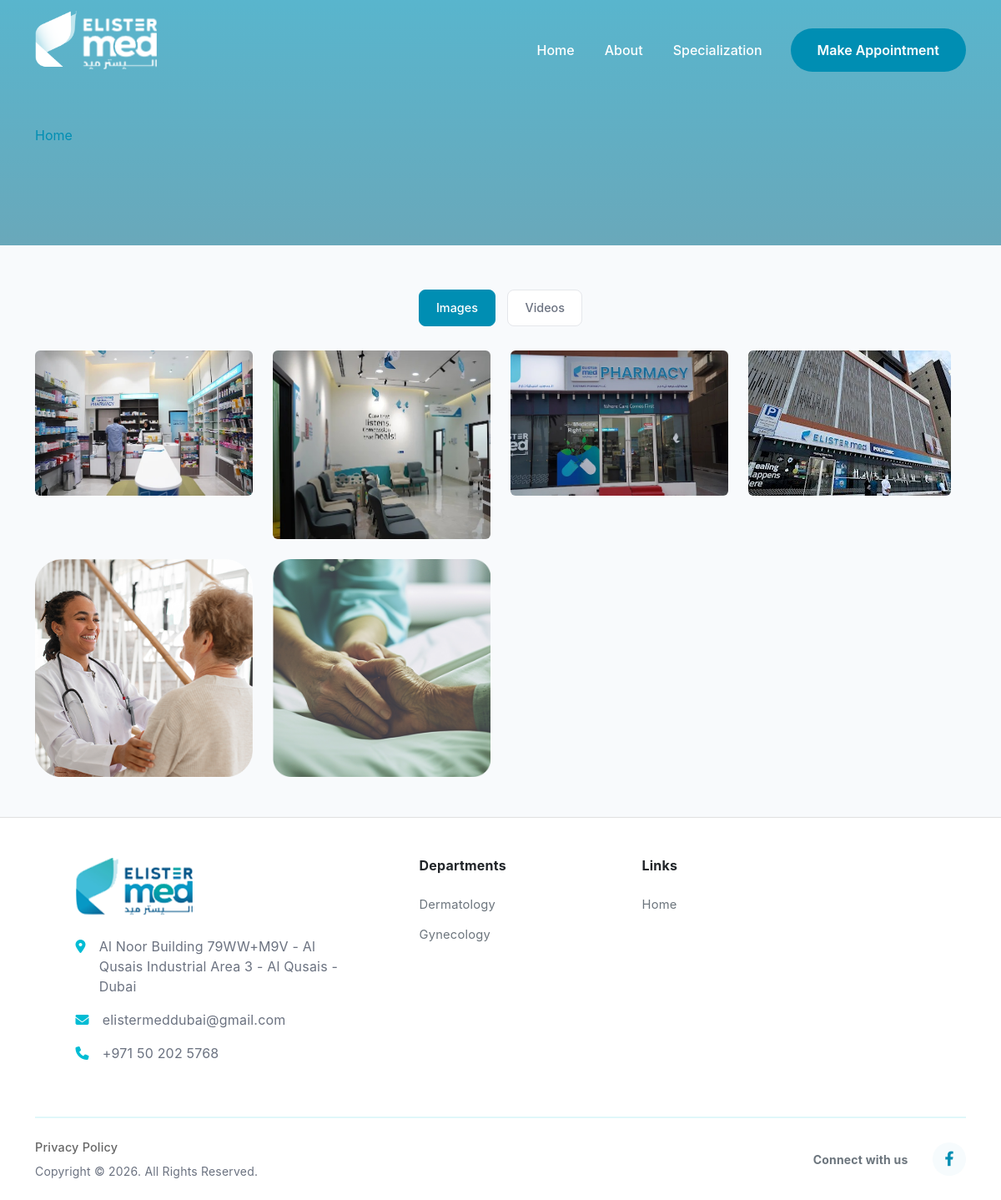
Page /gallery/ on the committed database.
### administrator/models.py (models this page shows, shortened)
class GlobalSettings(models.Model):
    site_logo = models.ImageField(
        upload_to='uploads/settings/',
        blank=True,
        null=True
    )
    favicon = models.ImageField(
        upload_to='uploads/settings/',
        blank=True,
        null=True
    )
    footer_logo = models.ImageField(
        upload_to='uploads/settings/',
        blank=True,
        null=True
    )
    address = models.TextField(blank=True)
    phone_primary = models.CharField(
        max_length=50,
        blank=True
    )
    phone_secondary = models.CharField(
        max_length=50,
        blank=True
    )
    email_primary = models.EmailField(blank=True)
    email_secondary = models.EmailField(blank=True)
    whatsapp_number = models.CharField(
        max_length=50,
        blank=True
    )
    whatsapp_message = models.CharField(
        max_length=255,
        blank=True
    )
    is_whatsapp_enabled = models.BooleanField(default=True)
    footer_description = models.TextField(blank=True)
    copyright_text = models.CharField(
        max_length=255,
        blank=True
    )
    created_at = models.DateTimeField(auto_now_add=True)
    updated_at = models.DateTimeField(auto_now=True)

class MenuItem(models.Model):
    menu = models.ForeignKey(
        MenuGroup,
        on_delete=models.CASCADE,
        related_name="items"
    )
    parent = models.ForeignKey(
        "self",
        on_delete=models.CASCADE,
        null=True,
        blank=True,
        related_name="children"
    )
    title = models.CharField(max_length=200)
    url = models.CharField(max_length=255)
    icon_class = models.CharField(max_length=100, blank=True)
    order = models.PositiveIntegerField(default=0)
    is_active = models.BooleanField(default=True)
    class Meta:
        ordering = ['order']

class GalleryImage(models.Model):
    gallery = models.ForeignKey(
        Gallery,
        on_delete=models.CASCADE,
        related_name="images"
    )
    image = models.ImageField(upload_to='uploads/gallery/')

class LegalPage(models.Model):
    CONTENT_CHOICES = (
        ('privacy_policy', 'Privacy Policy'),
        ('terms_conditions', 'Terms & Conditions'),
        ('cancellation_policy', 'Cancellation Policy'),
    )
    content_type = models.CharField(
        max_length=50,
        choices=CONTENT_CHOICES,
        unique=True
    )
    title = models.CharField(max_length=255)
    slug = models.SlugField(unique=True, blank=True)
    content = RichTextUploadingField(
        blank=True,
        help_text="Add full legal content"
    )
    is_active = models.BooleanField(default=True)
    created_at = models.DateTimeField(auto_now_add=True)
    updated_at = models.DateTimeField(auto_now=True)
    class Meta:
        ordering = ['content_type']
        verbose_name = "Legal Page"
        verbose_name_plural = "Legal Pages"

class SocialLink(models.Model):
    PLATFORM_CHOICES = (
        ('facebook', 'Facebook'),
        ('instagram', 'Instagram'),
        ('youtube', 'YouTube'),
        ('linkedin', 'LinkedIn'),
        ('twitter', 'Twitter'),
        ('whatsapp', 'WhatsApp'),
        ('other', 'Other'),
    )
    name = models.CharField(
        max_length=50,
        choices=PLATFORM_CHOICES
    )
    url = models.URLField()
    icon_class = models.CharField(
        max_length=100,
        blank=True,
        help_text="Example: fab fa-facebook-f"
    )
    order = models.PositiveIntegerField(default=0)
    is_active = models.BooleanField(default=True)
    created_at = models.DateTimeField(auto_now_add=True)
    class Meta:
        ordering = ['order']

### userapp/views.py (the view)
# urls.py: path('gallery/', gallery_page, name='gallery_page'),
def gallery_page(request):
    galleries = Gallery.objects.filter(is_active=True).prefetch_related('images')
    return render(request, "pages/gallery.html", {
        "galleries": galleries
    })

### userapp/context_processors.py (called while the page is built)
def global_data(request):
    def get_menu(slug):
        return MenuGroup.objects.prefetch_related('items').filter(
            slug=slug,
            is_active=True
        ).first()
    settings = GlobalSettings.objects.first()
    social_links = SocialLink.objects.filter(is_active=True).order_by('order')
    legal_pages = LegalPage.objects.filter(is_active=True)
    return {
        'global_settings': settings,
         'social_links': social_links,
         'legal_pages':legal_pages,
        'main_menu': get_menu('main-menu'),
        'specialization_menu': get_menu('specialization-menu'),
        'quick_links_menu': get_menu('quick-links-menu'),
    }

### userapp/templates/pages/gallery.html (shortened to what this page needs)
{% extends "shared/base.html" %} {% load static %}  {% block content %}
{% include "shared/hero.html" %}
<section class="py-5">
    <div class="container">
              <div class="row g-4">
            <div class="text-center mb-4">
                <button class="btn btn-primary filter-btn active" data-filter="image">
                   Images
                </button>
                   <button class="btn btn-outline-primary filter-btn" data-filter="video">
                    Videos
                 </button>
             </div>
             </div>
      <div class="row g-4" id="gallery-container">
    {% for gallery in galleries %}
        {% if gallery.media_type == "image" %}
            {% for img in gallery.images.all %}
                <div class="col-md-3 gallery-item" data-type="image">
                    <img src="{{ img.image.url }}" class="img-fluid rounded">
                </div>
            {% endfor %}
        {% endif %}
    {% endfor %}
</div>
    </div>
</section>
{% endblock %}

### userapp/templates/shared/navbar.html (shortened to what this page needs)
{% load static %}
<nav class="navbar navbar-expand-lg fixed-top">
    <div class="container">
        <a class="navbar-brand" href="#">
             {% if global_settings.site_logo %}
                    <img src="{{ global_settings.site_logo.url }}"
                         alt="Elister Med Logo"
                         class="mb-4"
                         style="height:70px;">
                      {% endif %}
        </a>
        <div class="collapse navbar-collapse" id="navbarNav">
            <ul class="navbar-nav ms-auto align-items-center">
                    {% if main_menu %}
                     {% for item in main_menu.items.all %}
                      {% if item.is_active and not item.parent %}
                        <li class="nav-item">
                           <a href="{{ item.url }}" class="nav-link">
                              {{ item.title }}
                         </a>
                      </li>
                        {% endif %}
                     {% endfor %}
                    {% endif %}
                <li class="nav-item ms-lg-3 mt-2 mt-lg-0">
                    <a class="btn btn-custom" href="{% url 'booking:book_appointment'%}">Make Appointment</a>
                </li>
            </ul>
        </div>
    </div>
</nav>

### userapp/templates/shared/footer.html
{% load static %}
<footer class="footer-section pt-5 pb-4 bg-white">
    <div class="container">
        <div class="row gx-lg-5 gy-4 justify-content-center">
            <div class="col-lg-4 col-md-6">
                <div class="footer-col-content">
                       {% if global_settings.footer_logo %}
                    <img src="{{ global_settings.footer_logo.url }}"
                         alt="Elister Med Logo"
                         class="mb-4"
                         style="height:70px;">
                      {% endif %}
                    <div class="contact-info">
                        <p class="mb-3 d-flex align-items-start">
                            <i class="rock-item fa-solid fa-location-dot me-3 mt-1"
                               style="color:#00bcd4;"></i>
                            <span class="text-muted">
                               {{ global_settings.address }}
                            </span>
                        </p>
                        <p class="mb-3 d-flex align-items-center">
                            <i class="rock-item fa-solid fa-envelope me-3"
                               style="color:#00bcd4;"></i>
                            <a href="mailto:elister@gmail.com"
                               class="text-decoration-none text-muted">
                                  {{ global_settings.email_primary }}
                            </a>
                        </p>
                        <p class="mb-0 d-flex align-items-center">
                            <i class="rock-item fa-solid fa-phone me-3"
                               style="color:#00bcd4;"></i>
                            <a href="tel:+918338335244"
                               class="text-decoration-none text-muted">
                               {{ global_settings.phone_primary }}
                            </a>
                        </p>
                    </div>
                </div>
            </div>
            <div class="col-lg-3 col-md-6 ps-lg-5">
                <h6 class="fw-bold mb-4 text-dark">Departments</h6>
                <ul class="list-unstyled footer-links">
                    {% if specialization_menu %}
                         {% for item in specialization_menu.items.all %}
                          {% if item.is_active %}
                          <li>
                            <a href="{{ item.url }}">
                               {{ item.title }}
                           </a>
                           </li>
                         {% endif %}
                     {% endfor %}
                  {% endif %}
                </ul>
            </div>
            <div class="col-lg-4 col-md-12">
                <h6 class="fw-bold mb-4 text-dark">Links</h6>
                <ul class="list-unstyled footer-links">
                     {% if quick_links_menu %}
                         {% for item in quick_links_menu.items.all %}
                            {% if item.is_active %}
                        <li>
                           <a href="{{ item.url }}">
                              {{ item.title }}
                         </a>
                       </li>
                       {% endif %}
                   {% endfor %}
                {% endif %}
                </ul>
            </div>
        </div>
        <div class="row mt-5">
            <div class="col-12">
                <hr style="border-top:2px solid #e0f7fa; opacity:1;">
            </div>
        </div>
        <div class="row align-items-center pt-2">
            <div class="col-md-7 text-center text-md-start">
                <div class="d-flex flex-wrap justify-content-center justify-content-md-start bottom-legal-links mb-2">
                    {% for page in legal_pages %}
                       <a href="{% url 'userapp:legal-page' page.slug %}" class="me-4">
                          {{ page.title }}
                       </a>
                     {% endfor %}
                </div>
                <p class="text-muted small mb-0">
                    {{ global_settings.copyright_text }}
                </p>
            </div>
            <div class="col-md-5 text-center text-md-end mt-4 mt-md-0">
                <span class="me-3 fw-bold small text-secondary">
                    Connect with us
                </span>
                {% for social in social_links %}
                <a href="{{social.url}}" class="social-icon rock-item" target="_blank">
                    <i class="{{social.icon_class}}"></i>
                </a>
                {% endfor %}
            </div>
        </div>
    </div>
</footer>

### userapp/static/assets/css/style.css (style rules this page uses)
body { color: #333; overflow-x: hidden; }
* { font-family: 'Gotham Bold', sans-serif; }
.navbar { transition: background 0.3s ease; }
.navbar-brand img { height: 40px; }
.nav-link { color: white !important; font-weight: 500; margin: 0 10px; }
.btn-custom { background-color: #00bcd4; color: white; border-radius: 5px; padding: 12px 30px; border: none; }
.btn-custom { padding: 0.85rem 2rem; border-radius: 30px; font-weight: 600; transition: all 0.3s; background: #008eb3; color: white; border: none; }
.footer-section { font-family: 'Poppins', sans-serif; letter-spacing: 0.2px; }
.footer-links li { margin-bottom: 14px; }
.footer-links li a { color: #6c757d !important; text-decoration: none; font-size: 0.92rem; transition: all 0.3s ease; }
.bottom-legal-links a { color: #adb5bd; text-decoration: none; font-size: 0.85rem; font-weight: 500; }
.social-icon { color: #212529; font-size: 1.1rem; margin-left: 18px; transition: color 0.3s, transform 0.3s; display: inline-block; }
html, body { max-width: 100%; overflow-x: hidden; position: relative; }
.navbar { width: 100%; overflow: hidden; }
.rock-item { transition: all 0.8s ease; }

### userapp/static/assets/css/about.css (style rules this page uses)
:root { --primary-color: #008eb3; --primary-dark: #006d8a; --light-bg: #f6fbfd; --border-gray: #e0e0e0; --text-dark: #333; --text-muted: #666; }
* { font-family: 'Poppins', sans-serif; }
body { color: var(--text-dark); overflow-x: hidden; }
.footer-section { background: white; padding: 60px 0 30px 0; }
.footer-links li { margin-bottom: 12px; }
.footer-links a { color: var(--text-muted); text-decoration: none; transition: all 0.3s; }
.social-icon { display: inline-flex; align-items: center; justify-content: center; width: 40px; height: 40px; background: var(--light-bg); border-radius: 50%; color: var(--primary-color); margin-left: 10px; transition: all 0.3s; }

### userapp/static/assets/css/blog-detail.css (style rules this page uses)
:root { --primary-color: #008eb3; --primary-dark: #006d8a; --light-bg: #f6fbfd; --border-gray: #e0e0e0; --text-dark: #333; --text-muted: #666; }
* { margin: 0; padding: 0; box-sizing: border-box; }
body { font-family: 'Segoe UI', Tahoma, Geneva, Verdana, sans-serif; color: var(--text-dark); background-color: #f8f9fa; }
.btn-custom { padding: 0.85rem 2rem; border-radius: 30px; font-weight: 600; transition: all 0.3s; background: var(--primary-color); color: white; border: none; }

### userapp/static/assets/css/blog.css (style rules this page uses)
:root { --primary-color: #008eb3; --primary-dark: #006d8a; --light-bg: #f6fbfd; --border-gray: #e0e0e0; --text-dark: #333; --text-muted: #666; }
* { margin: 0; padding: 0; box-sizing: border-box; }
body { font-family: 'Segoe UI', Tahoma, Geneva, Verdana, sans-serif; color: var(--text-dark); background-color: #f8f9fa; }
.btn-custom { padding: 0.85rem 2rem; border-radius: 30px; font-weight: 600; transition: all 0.3s; background: var(--primary-color); color: white; border: none; }
.footer-section { background: white; border-top: 1px solid var(--border-gray); }
.footer-links li { margin-bottom: 0.75rem; }
.footer-links a { color: var(--text-muted); text-decoration: none; transition: all 0.3s ease; }
.social-icon { display: inline-flex; align-items: center; justify-content: center; width: 40px; height: 40px; border-radius: 50%; background: var(--light-bg); color: var(--primary-color); margin-left: 0.5rem; transition: all 0.3s ease; text-decoration: none; }
.bottom-legal-links a { color: var(--text-muted); text-decoration: none; font-size: 0.9rem; }

### userapp/static/assets/css/contact.css (style rules this page uses)
:root { --primary-color: #008eb3; --primary-dark: #006d8a; --light-bg: #f6fbfd; --border-gray: #e0e0e0; --text-dark: #333; --text-muted: #666; }
* { font-family: 'Poppins', sans-serif; }
body { color: var(--text-dark); overflow-x: hidden; }
.footer-section { background: white; padding: 60px 0 30px 0; }
.footer-links li { margin-bottom: 12px; }
.footer-links a { color: var(--text-muted); text-decoration: none; transition: all 0.3s; }
.social-icon { display: inline-flex; align-items: center; justify-content: center; width: 40px; height: 40px; background: var(--light-bg); border-radius: 50%; color: var(--primary-color); margin-left: 10px; transition: all 0.3s; }

### userapp/static/assets/css/doctors-details.css (style rules this page uses)
:root { --primary: #008eb3; --primary-dark: #006d8a; --primary-light: #e6f7fb; --text-dark: #1a2332; --text-gray: #6b7280; --light-bg: #f6fbfd; }

### userapp/static/assets/css/doctor-appoinment.css (style rules this page uses)
:root { --primary: #008eb3; --primary-dark: #006d8a; --primary-light: #e6f7fb; --text-dark: #1a2332; --text-gray: #6b7280; }
* { font-family: 'Inter', sans-serif; }
.text-muted { color: var(--text-gray) !important; }

### userapp/static/assets/css/specialisation-details.css (style rules this page uses)
:root { --primary-color: #008eb3; }

### rows in the picture
GlobalSettings: site_logo (picture), footer_logo (picture), address "Al Noor Building 79WW+M9V - Al Qusais Industrial Area 3 - Al Qusais - Dubai", email_primary "elistermeddubai@gmail.com", phone_primary "+971 50 202 5768", copyright_text "Copyright © 2026. All Rights Reserved."
MenuItem: title "Home"
MenuItem: title "About"
MenuItem: title "Specialization"
GalleryImage: image (picture)
GalleryImage: image (picture)
GalleryImage: image (picture)
GalleryImage: image (picture)
GalleryImage: image (picture)
GalleryImage: image (picture)
MenuItem: title "Dermatology"
MenuItem: title "Gynecology"
MenuItem: title "Home"
LegalPage: title "Privacy Policy"
